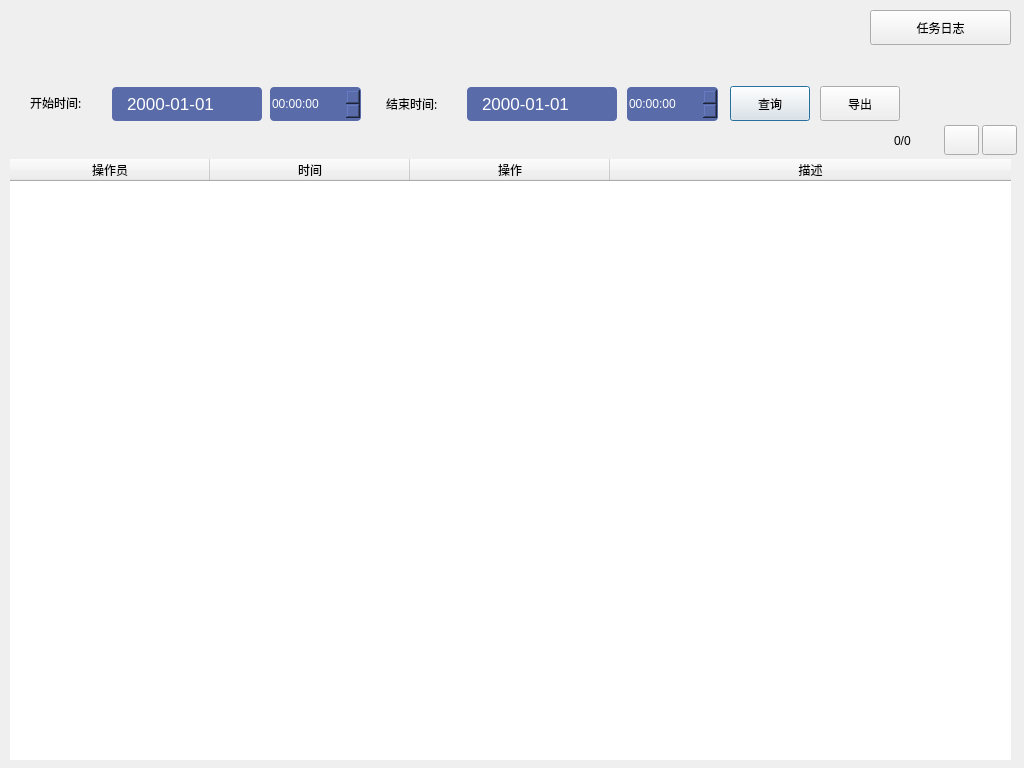
<?xml version="1.0" encoding="UTF-8"?>
<ui version="4.0">
 <class>logManagerDlg</class>
 <widget class="QDialog" name="logManagerDlg">
  <property name="geometry">
   <rect>
    <x>0</x>
    <y>0</y>
    <width>1024</width>
    <height>768</height>
   </rect>
  </property>
  <property name="windowTitle">
   <string>Dialog</string>
  </property>
  <widget class="QTableWidget" name="log_tableWidget">
   <property name="geometry">
    <rect>
     <x>10</x>
     <y>159</y>
     <width>1001</width>
     <height>601</height>
    </rect>
   </property>
   <property name="frameShape">
    <enum>QFrame::NoFrame</enum>
   </property>
   <property name="frameShadow">
    <enum>QFrame::Plain</enum>
   </property>
   <property name="editTriggers">
    <set>QAbstractItemView::NoEditTriggers</set>
   </property>
   <property name="dragDropMode">
    <enum>QAbstractItemView::NoDragDrop</enum>
   </property>
   <property name="selectionBehavior">
    <enum>QAbstractItemView::SelectRows</enum>
   </property>
   <property name="showGrid">
    <bool>false</bool>
   </property>
   <property name="gridStyle">
    <enum>Qt::SolidLine</enum>
   </property>
   <property name="wordWrap">
    <bool>false</bool>
   </property>
   <property name="cornerButtonEnabled">
    <bool>true</bool>
   </property>
   <property name="rowCount">
    <number>0</number>
   </property>
   <property name="columnCount">
    <number>4</number>
   </property>
   <attribute name="horizontalHeaderDefaultSectionSize">
    <number>200</number>
   </attribute>
   <attribute name="horizontalHeaderHighlightSections">
    <bool>false</bool>
   </attribute>
   <attribute name="horizontalHeaderStretchLastSection">
    <bool>true</bool>
   </attribute>
   <attribute name="verticalHeaderVisible">
    <bool>false</bool>
   </attribute>
   <column>
    <property name="text">
     <string>操作员</string>
    </property>
   </column>
   <column>
    <property name="text">
     <string>时间</string>
    </property>
   </column>
   <column>
    <property name="text">
     <string>操作</string>
    </property>
   </column>
   <column>
    <property name="text">
     <string>描述</string>
    </property>
   </column>
  </widget>
  <widget class="QLabel" name="label">
   <property name="geometry">
    <rect>
     <x>30</x>
     <y>91</y>
     <width>76</width>
     <height>24</height>
    </rect>
   </property>
   <property name="font">
    <font>
     <family>Microsoft Yahei</family>
    </font>
   </property>
   <property name="text">
    <string>开始时间:</string>
   </property>
  </widget>
  <widget class="QDateEdit" name="dateEdit1">
   <property name="geometry">
    <rect>
     <x>112</x>
     <y>87</y>
     <width>150</width>
     <height>34</height>
    </rect>
   </property>
   <property name="styleSheet">
    <string notr="true">
QDateTimeEdit
{
	border-color: rgba(255, 255, 255, 0);
	background-color: rgb(89, 107, 169);	
 	border:1px;
	font-size:17px;
    border-right:0px;
	border-radius:4px;
	color:white;
selection-background-color:rgb(136,150,199);
}


QDateTimeEdit::down-arrow
{
	image: url(:/png/date_sel.png);
}

QDateTimeEdit::down-arrow:hover
{
	image: url(:/png/date_sel.png);
}

QDateTimeEdit::drop-down{
	border:none;	
    background:transparent;
	padding-right:2px;
	width:30px;
	height:30px;
}</string>
   </property>
   <property name="alignment">
    <set>Qt::AlignCenter</set>
   </property>
   <property name="displayFormat">
    <string>yyyy-MM-dd</string>
   </property>
   <property name="calendarPopup">
    <bool>true</bool>
   </property>
  </widget>
  <widget class="QTimeEdit" name="timeEdit1">
   <property name="geometry">
    <rect>
     <x>270</x>
     <y>87</y>
     <width>91</width>
     <height>34</height>
    </rect>
   </property>
   <property name="styleSheet">
    <string notr="true">QDateTimeEdit
{
	color:white;
	background-color: rgb(89, 107, 169);	
    border:0px solid;
	border-radius:4px;
	border-right:0px;
}

QDateTimeEdit::up-button
{
/*subcontrol-origin: margin;  */
    subcontrol-position: top right; 

	image: url(:/images/up.png);

}


QDateTimeEdit::down-button
{
/*subcontrol-origin: margin;  */
    subcontrol-position: bottom right; 
margin-top:-1px;
	image: url(:/images/down.png);
}
</string>
   </property>
  </widget>
  <widget class="QLabel" name="label_2">
   <property name="geometry">
    <rect>
     <x>386</x>
     <y>92</y>
     <width>76</width>
     <height>24</height>
    </rect>
   </property>
   <property name="font">
    <font>
     <family>Microsoft Yahei</family>
    </font>
   </property>
   <property name="text">
    <string>结束时间:</string>
   </property>
  </widget>
  <widget class="QDateEdit" name="dateEdit2">
   <property name="geometry">
    <rect>
     <x>467</x>
     <y>87</y>
     <width>150</width>
     <height>34</height>
    </rect>
   </property>
   <property name="styleSheet">
    <string notr="true">
QDateTimeEdit
{
	border-color: rgba(255, 255, 255, 0);
	background-color: rgb(89, 107, 169);	
 	border:1px;
	font-size:17px;
    border-right:0px;
	border-radius:4px;
	color:white;
selection-background-color:rgb(136,150,199);
}


QDateTimeEdit::down-arrow
{
	image: url(:/png/date_sel.png);
}

QDateTimeEdit::down-arrow:hover
{
	image: url(:/png/date_sel.png);
}

QDateTimeEdit::drop-down{
	border:none;	
    background:transparent;
	padding-right:2px;
	width:30px;
	height:30px;
}</string>
   </property>
   <property name="alignment">
    <set>Qt::AlignCenter</set>
   </property>
   <property name="displayFormat">
    <string>yyyy-MM-dd</string>
   </property>
   <property name="calendarPopup">
    <bool>true</bool>
   </property>
  </widget>
  <widget class="QTimeEdit" name="timeEdit2">
   <property name="geometry">
    <rect>
     <x>627</x>
     <y>87</y>
     <width>91</width>
     <height>34</height>
    </rect>
   </property>
   <property name="styleSheet">
    <string notr="true">QDateTimeEdit
{
	color:white;
	background-color: rgb(89, 107, 169);	
    border:0px solid;
	border-radius:4px;
	border-right:0px;
/*margin-right:6px;*/
}

QDateTimeEdit::up-button
{
/*subcontrol-origin: margin;  */
    subcontrol-position: top right; 

	image: url(:/images/up.png);
}


QDateTimeEdit::down-button
{
/*subcontrol-origin: margin;  */
    subcontrol-position: bottom right; 
margin-top:-1px;
	image: url(:/images/down.png);
}
</string>
   </property>
  </widget>
  <widget class="QPushButton" name="searchBtn">
   <property name="geometry">
    <rect>
     <x>730</x>
     <y>86</y>
     <width>80</width>
     <height>35</height>
    </rect>
   </property>
   <property name="styleSheet">
    <string notr="true"/>
   </property>
   <property name="text">
    <string>查询</string>
   </property>
   <property name="icon">
    <iconset resource="fastvideo.qrc">
     <normaloff>:/images/search.png</normaloff>:/images/search.png</iconset>
   </property>
  </widget>
  <widget class="QPushButton" name="outputBtn">
   <property name="geometry">
    <rect>
     <x>820</x>
     <y>86</y>
     <width>80</width>
     <height>35</height>
    </rect>
   </property>
   <property name="styleSheet">
    <string notr="true"/>
   </property>
   <property name="text">
    <string>导出</string>
   </property>
   <property name="icon">
    <iconset resource="fastvideo.qrc">
     <normaloff>:/images/save.png</normaloff>:/images/save.png</iconset>
   </property>
  </widget>
  <widget class="QPushButton" name="pastPage">
   <property name="geometry">
    <rect>
     <x>944</x>
     <y>125</y>
     <width>35</width>
     <height>30</height>
    </rect>
   </property>
   <property name="text">
    <string/>
   </property>
   <property name="icon">
    <iconset resource="fastvideo.qrc">
     <normaloff>:/images/prev.png</normaloff>:/images/prev.png</iconset>
   </property>
  </widget>
  <widget class="QPushButton" name="nextPage">
   <property name="geometry">
    <rect>
     <x>982</x>
     <y>125</y>
     <width>35</width>
     <height>30</height>
    </rect>
   </property>
   <property name="text">
    <string/>
   </property>
   <property name="icon">
    <iconset resource="fastvideo.qrc">
     <normaloff>:/images/next.png</normaloff>:/images/next.png</iconset>
   </property>
  </widget>
  <widget class="QLabel" name="PageLabel">
   <property name="geometry">
    <rect>
     <x>894</x>
     <y>130</y>
     <width>51</width>
     <height>21</height>
    </rect>
   </property>
   <property name="text">
    <string>0/0</string>
   </property>
  </widget>
  <widget class="QPushButton" name="taskLogBtn">
   <property name="geometry">
    <rect>
     <x>870</x>
     <y>10</y>
     <width>141</width>
     <height>35</height>
    </rect>
   </property>
   <property name="styleSheet">
    <string notr="true"/>
   </property>
   <property name="text">
    <string>任务日志</string>
   </property>
  </widget>
 </widget>
 <resources>
  <include location="fastvideo.qrc"/>
 </resources>
 <connections/>
</ui>
